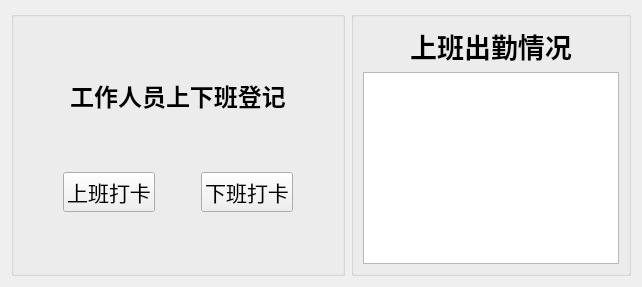
        <widget class="QWidget" name="tab_7">
         <attribute name="title">
          <string>出勤情况</string>
         </attribute>
         <layout class="QGridLayout" name="gridLayout_12">
          <item row="0" column="1">
           <widget class="QGroupBox" name="groupBox_5">
            <property name="title">
             <string/>
            </property>
            <layout class="QGridLayout" name="gridLayout_13">
             <item row="1" column="0">
              <widget class="QTableView" name="tableView_5"/>
             </item>
             <item row="0" column="0">
              <widget class="QLabel" name="label_32">
               <property name="text">
                <string>&lt;html&gt;&lt;head/&gt;&lt;body&gt;&lt;p align=&quot;center&quot;&gt;&lt;span style=&quot; font-size:20pt; font-weight:600;&quot;&gt;上班出勤情况&lt;/span&gt;&lt;/p&gt;&lt;/body&gt;&lt;/html&gt;</string>
               </property>
              </widget>
             </item>
            </layout>
           </widget>
          </item>
          <item row="0" column="0">
           <widget class="QGroupBox" name="groupBox_6">
            <property name="title">
             <string/>
            </property>
            <layout class="QGridLayout" name="gridLayout_14">
             <item row="0" column="1">
              <layout class="QVBoxLayout" name="verticalLayout_9">
               <item>
                <spacer name="verticalSpacer_31">
                 <property name="orientation">
                  <enum>Qt::Vertical</enum>
                 </property>
                 <property name="sizeHint" stdset="0">
                  <size>
                   <width>20</width>
                   <height>40</height>
                  </size>
                 </property>
                </spacer>
               </item>
               <item>
                <widget class="QLabel" name="label_34">
                 <property name="text">
                  <string>&lt;html&gt;&lt;head/&gt;&lt;body&gt;&lt;p align=&quot;center&quot;&gt;&lt;span style=&quot; font-size:18pt; font-weight:600;&quot;&gt;工作人员上下班登记&lt;/span&gt;&lt;/p&gt;&lt;/body&gt;&lt;/html&gt;</string>
                 </property>
                </widget>
               </item>
               <item>
                <spacer name="verticalSpacer_30">
                 <property name="orientation">
                  <enum>Qt::Vertical</enum>
                 </property>
                 <property name="sizeHint" stdset="0">
                  <size>
                   <width>20</width>
                   <height>40</height>
                  </size>
                 </property>
                </spacer>
               </item>
               <item>
                <layout class="QHBoxLayout" name="horizontalLayout_25">
                 <item>
                  <spacer name="horizontalSpacer_10">
                   <property name="orientation">
                    <enum>Qt::Horizontal</enum>
                   </property>
                   <property name="sizeHint" stdset="0">
                    <size>
                     <width>40</width>
                     <height>20</height>
                    </size>
                   </property>
                  </spacer>
                 </item>
                 <item>
                  <widget class="QPushButton" name="pushButton_9">
                   <property name="font">
                    <font>
                     <family>Agency FB</family>
                     <pointsize>16</pointsize>
                    </font>
                   </property>
                   <property name="text">
                    <string>上班打卡</string>
                   </property>
                  </widget>
                 </item>
                 <item>
                  <spacer name="horizontalSpacer_9">
                   <property name="orientation">
                    <enum>Qt::Horizontal</enum>
                   </property>
                   <property name="sizeHint" stdset="0">
                    <size>
                     <width>40</width>
                     <height>20</height>
                    </size>
                   </property>
                  </spacer>
                 </item>
                 <item>
                  <widget class="QPushButton" name="pushButton_11">
                   <property name="font">
                    <font>
                     <family>Agency FB</family>
                     <pointsize>16</pointsize>
                    </font>
                   </property>
                   <property name="text">
                    <string>下班打卡</string>
                   </property>
                  </widget>
                 </item>
                 <item>
                  <spacer name="horizontalSpacer_11">
                   <property name="orientation">
                    <enum>Qt::Horizontal</enum>
                   </property>
                   <property name="sizeHint" stdset="0">
                    <size>
                     <width>40</width>
                     <height>20</height>
                    </size>
                   </property>
                  </spacer>
                 </item>
                </layout>
               </item>
               <item>
                <spacer name="verticalSpacer_29">
                 <property name="orientation">
                  <enum>Qt::Vertical</enum>
                 </property>
                 <property name="sizeHint" stdset="0">
                  <size>
                   <width>20</width>
                   <height>40</height>
                  </size>
                 </property>
                </spacer>
               </item>
              </layout>
             </item>
            </layout>
           </widget>
          </item>
         </layout>
        </widget>
